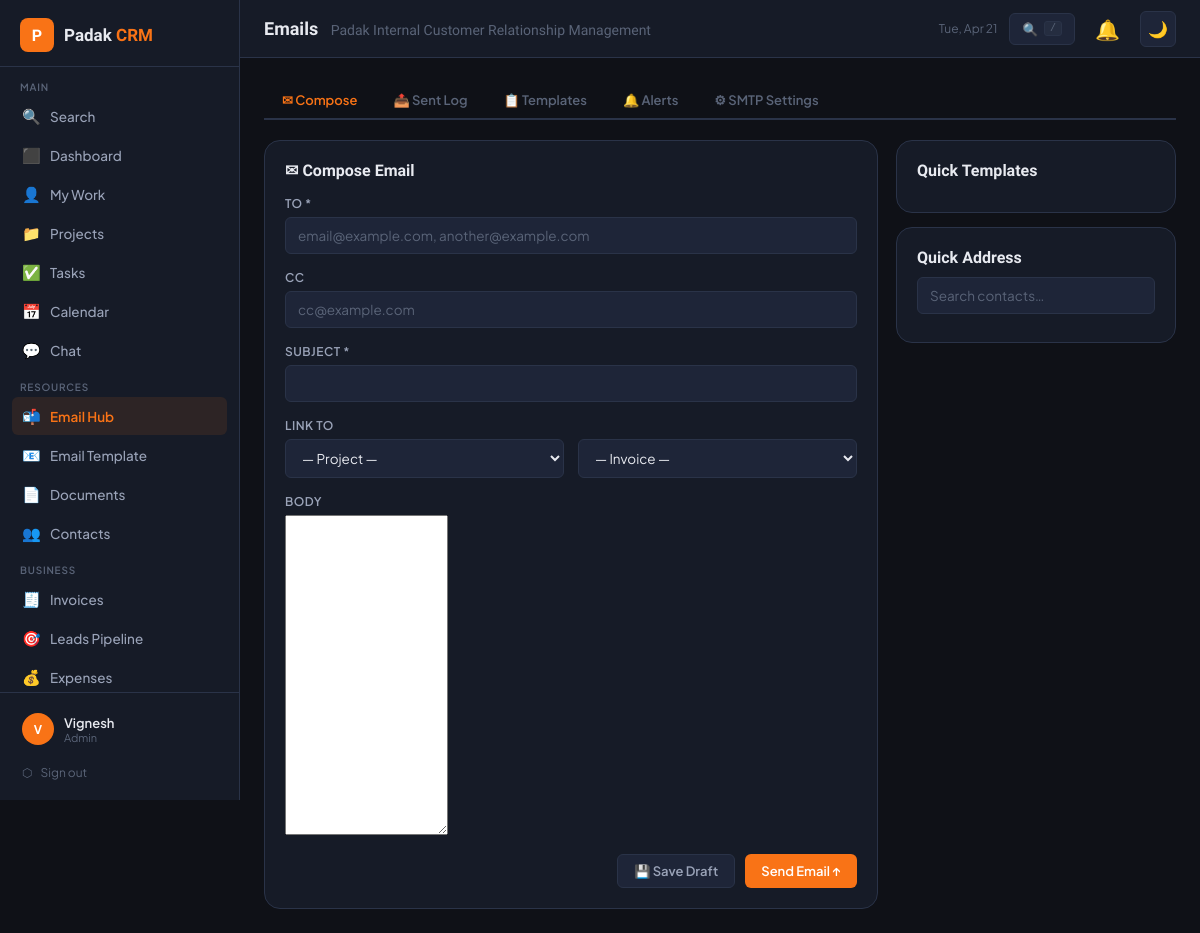
The page /emails.php (signed in) on the database as committed earlier.
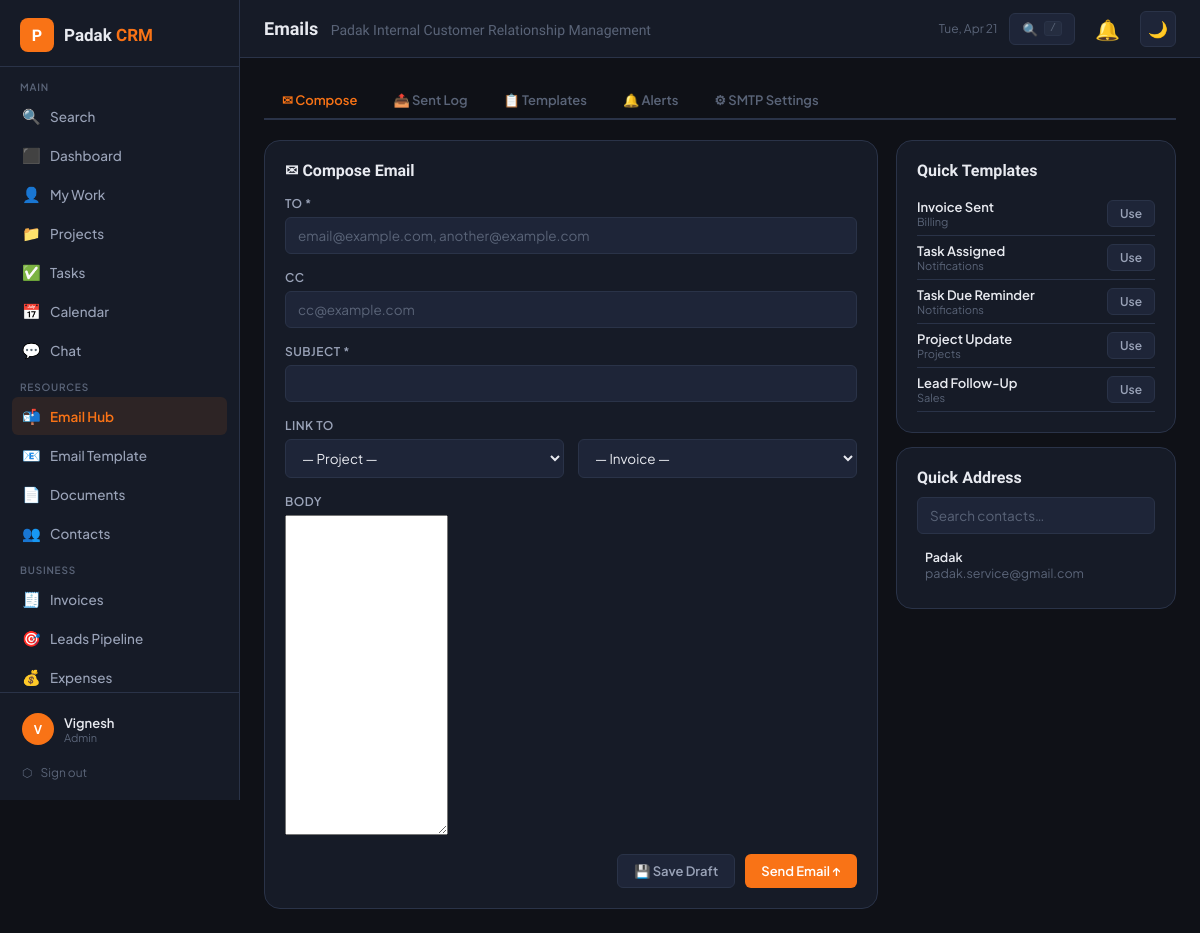
The same page on the database as committed later.
### tables this page shows
CREATE TABLE `email_templates` (
  `id` int(11) NOT NULL,
  `name` varchar(150) NOT NULL,
  `category` varchar(80) DEFAULT 'General',
  `subject` varchar(500) NOT NULL,
  `body_html` mediumtext NOT NULL,
  `variables` text DEFAULT NULL,
  `is_system` tinyint(1) DEFAULT 0,
  `created_by` int(11) DEFAULT NULL,
  `created_at` datetime DEFAULT current_timestamp(),
  `updated_at` datetime DEFAULT current_timestamp() ON UPDATE current_timestamp()
);

CREATE TABLE `contacts` (
  `id` int(11) NOT NULL,
  `name` varchar(150) NOT NULL,
  `company` varchar(150) DEFAULT NULL,
  `email` varchar(150) DEFAULT NULL,
  `phone` varchar(50) DEFAULT NULL,
  `address` text DEFAULT NULL,
  `type` enum('client','lead','partner','vendor') DEFAULT 'lead',
  `status` enum('active','inactive','prospect') DEFAULT 'prospect',
  `notes` text DEFAULT NULL,
  `assigned_to` int(11) DEFAULT NULL,
  `created_by` int(11) NOT NULL,
  `created_at` datetime DEFAULT current_timestamp(),
  `updated_at` datetime DEFAULT current_timestamp() ON UPDATE current_timestamp()
);

### config.php (called while the page is built, shortened)
<?php
function currentUser(): array {
    return [
        'id'   => $_SESSION['crm_user_id'] ?? 0,
        'name' => $_SESSION['crm_name'] ?? '',
        'role' => $_SESSION['crm_role'] ?? '',
        'email'=> $_SESSION['crm_email'] ?? '',
        'avatar'=> $_SESSION['crm_avatar'] ?? null,
    ];
}
function isManager(): bool { return in_array($_SESSION['crm_role'] ?? '', ['admin','manager']); }
function h(string $s): string { return htmlspecialchars($s, ENT_QUOTES, 'UTF-8'); }

### emails.php (the view, shortened to what this page needs)
<?php
require_once 'config.php';
require_once 'includes/layout.php';
$db   = getCRMDB();
$user = currentUser();
$uid  = (int)$user['id'];
$tab    = $_GET['tab']  ?? 'compose';
$templates = $db->query("SELECT * FROM email_templates ORDER BY category,name")->fetch_all(MYSQLI_ASSOC);
$unread_notif = (int)$db->query("SELECT COUNT(*) AS c FROM notifications WHERE user_id=$uid AND is_read=0")->fetch_assoc()['c'];
$contacts = $db->query("SELECT id,name,email,company FROM contacts WHERE email IS NOT NULL AND email!='' ORDER BY name")->fetch_all(MYSQLI_ASSOC);
$compose_to   = trim($_GET['to']   ?? '');
$compose_subj = trim($_GET['subj'] ?? '');
$tmpl_id_load = (int)($_GET['tmpl'] ?? 0);
$tmpl_prefill = $tmpl_id_load ? $db->query("SELECT * FROM email_templates WHERE id=$tmpl_id_load")->fetch_assoc() : null;
renderLayout('Emails', 'emails');
?>
<div class="em-tabs">
  <?php
  $tabs = [
    ['compose',     '✉',  'Compose'],
    ['sent',        '📤', 'Sent Log'],
    ['templates',   '📋', 'Templates'],
    ['notifications','🔔','Alerts', $unread_notif],
    ['settings',    '⚙',  'SMTP Settings'],
  ];
  foreach ($tabs as $t):
    $active = $tab === $t[0] ? 'active' : '';
  ?>
  <a href="emails.php?tab=<?= $t[0] ?>" class="em-tab <?= $active ?>">
    <?= $t[1] ?> <?= $t[2] ?>
  </a>
  <?php endforeach; ?>
</div>
<?php
if ($tab === 'compose'): ?>
<div class="compose-grid">
  <div>
    <div class="card">
      <div class="card-header"><div class="card-title">✉ Compose Email</div></div>
      <form method="POST" id="compose-form">
        <div class="form-group">
          <label class="form-label">To *</label>
          <input type="text" name="to" id="compose-to" class="form-control" required
            placeholder="email@example.com, another@example.com"
            value="<?= h($compose_to) ?>" autocomplete="off">
        </div>
        <div class="form-group">
          <label class="form-label">Cc</label>
          <input type="text" name="cc" class="form-control" placeholder="cc@example.com">
        </div>
        <div class="form-group">
          <label class="form-label">Subject *</label>
          <input type="text" name="subject" id="compose-subject" class="form-control" required
            value="<?= h($compose_subj ?: ($tmpl_prefill['subject'] ?? '')) ?>">
        </div>
        <div class="form-group">
          <label class="form-label">Link to</label>
          <div class="form-row">
            <select name="project_id" class="form-control" id="link-project">
              <option value="">— Project —</option>
            </select>
            <select name="invoice_id" class="form-control">
              <option value="">— Invoice —</option>
            </select>
          </div>
        </div>
        <div class="form-group">
          <label class="form-label">Body</label>
          <textarea id="compose-tinymce" name="body" style="min-height:320px"><?= h($tmpl_prefill['body_html'] ?? '') ?></textarea>
        </div>
        <div style="display:flex;gap:10px;justify-content:flex-end;margin-top:6px">
          <button type="button" class="btn btn-ghost" onclick="saveDraftEmail()">💾 Save Draft</button>
          <button type="submit" class="btn btn-primary">Send Email ↑</button>
        </div>
      </form>
    </div>
  </div>
  <div>
    <div class="card" style="margin-bottom:14px">
      <div class="card-title" style="margin-bottom:12px">Quick Templates</div>
      <?php foreach ($templates as $t): ?>
      <div style="display:flex;align-items:center;justify-content:space-between;padding:7px 0;border-bottom:1px solid var(--border)">
        <div>
          <div style="font-size:13px;font-weight:600;color:var(--text)"><?= h($t['name']) ?></div>
          <div style="font-size:11px;color:var(--text3)"><?= h($t['category']) ?></div>
        </div>
        <button class="btn btn-ghost btn-sm js-load-tmpl" data-tmpl='<?= htmlspecialchars(json_encode($t), ENT_QUOTES) ?>'>Use</button>
      </div>
      <?php endforeach; ?>
    </div>
    <div class="card">
      <div class="card-title" style="margin-bottom:10px">Quick Address</div>
      <input type="text" id="contact-quick-search" class="form-control" placeholder="Search contacts…" oninput="filterContacts(this.value)" style="margin-bottom:8px">
      <div id="contact-quick-list" style="max-height:220px;overflow-y:auto">
        <?php foreach (array_slice($contacts,0,20) as $c): ?>
        <div class="contact-quick-item" data-email="<?= h($c['email']) ?>" data-name="<?= h($c['name']) ?>" data-id="<?= $c['id'] ?>"
             style="padding:7px 8px;cursor:pointer;border-radius:5px;font-size:12.5px;transition:background .1s"
             onmouseenter="this.style.background='var(--bg3)'" onmouseleave="this.style.background=''"
             onclick="setComposeTo('<?= h(addslashes($c['name'])) ?>','<?= h(addslashes($c['email'])) ?>',<?= $c['id'] ?>,'contact')">
          <div style="font-weight:600"><?= h($c['name']) ?></div>
          <div style="color:var(--text3)"><?= h($c['email']) ?></div>
        </div>
        <?php endforeach; ?>
      </div>
    </div>
  </div>
</div>
<?php
endif;  ?>
<?php renderLayoutEnd(); ?>

### includes/layout.php (shortened to what this page needs)
<?php
function renderLayout(string $pageTitle, string $activePage): void {
    $user = currentUser();
    $initials = implode('', array_map(fn($w) => strtoupper($w[0]), explode(' ', $user['name'])));
    $initials = substr($initials, 0, 2);
?>
<!DOCTYPE html>
<html lang="en" data-theme="dark">
<head>
</head>
<body>
<nav id="sidebar">
  <div class="sidebar-logo">
    <div class="logo-mark">P</div>
    <div class="logo-text">Padak <span>CRM</span></div>
  </div>
  <div class="nav-section">
    <div class="nav-label">Main</div>
    <a href="search.php" class="nav-item <?= $activePage==='search'?'active':'' ?>">
      <span class="icon">🔍</span> Search
    </a>
    <a href="dashboard.php" class="nav-item <?= $activePage==='dashboard'?'active':'' ?>">
      <span class="icon">⬛</span> Dashboard
    </a>
    <a href="mywork.php" class="nav-item <?= $activePage==='mywork'?'active':'' ?>">
      <span class="icon">👤</span> My Work
    </a>
    <a href="projects.php" class="nav-item <?= $activePage==='projects'?'active':'' ?>">
      <span class="icon">📁</span> Projects
    </a>
    <a href="tasks.php" class="nav-item <?= $activePage==='tasks'?'active':'' ?>">
      <span class="icon">✅</span> Tasks
    </a>
    <a href="calendar.php" class="nav-item <?= $activePage==='calendar'?'active':'' ?>">
      <span class="icon">📅</span> Calendar
    </a>
    <a href="chat.php" class="nav-item <?= $activePage==='chat'?'active':'' ?>">
      <span class="icon">💬</span> Chat
    </a>
    <div class="nav-label" style="margin-top:12px">Resources</div>
    <a href="emails.php" class="nav-item <?= $activePage==='emails'?'active':'' ?>">
      <span class="icon">📬</span> Email Hub
    </a>
    <a href="email_template.php" class="nav-item <?= $activePage==='email_template'?'active':'' ?>">
      <span class="icon">📧</span> Email Template
    </a>
    <a href="documents.php" class="nav-item <?= $activePage==='documents'?'active':'' ?>">
      <span class="icon">📄</span> Documents
    </a>
    <a href="contacts.php" class="nav-item <?= $activePage==='contacts'?'active':'' ?>">
      <span class="icon">👥</span> Contacts
    </a>
    <?php if (isManager()): ?>
    <div class="nav-label" style="margin-top:12px">Business</div>
    <a href="invoices.php" class="nav-item <?= $activePage==='invoices'?'active':'' ?>">
      <span class="icon">🧾</span> Invoices
    </a>
    <a href="leads.php" class="nav-item <?= $activePage==='leads'?'active':'' ?>">
      <span class="icon">🎯</span> Leads Pipeline
    </a>
    <a href="expenses.php" class="nav-item <?= $activePage==='expenses'?'active':'' ?>">
      <span class="icon">💰</span> Expenses
    </a>
    <?php endif; ?>
  </div>
  <div class="sidebar-footer">
    <a href="profile.php" class="user-card">
      <div class="avatar">
        <?php if ($user['avatar']): ?>
          <img src="uploads/avatars/<?= h($user['avatar']) ?>" alt="">
        <?php else: echo h($initials); endif; ?>
      </div>
      <div class="user-info">
        <div class="user-name"><?= h($user['name']) ?></div>
        <div class="user-role"><?= h($user['role']) ?></div>
      </div>
    </a>
    <a href="logout.php" style="display:flex;align-items:center;gap:8px;padding:8px 10px;color:var(--text3);font-size:12px;margin-top:4px;border-radius:var(--radius-sm);transition:background .15s" onmouseover="this.style.background='var(--bg3)'" onmouseout="this.style.background=''">
      <span>⬡</span> Sign out
    </a>
  </div>
</nav>
<div id="main">
  <header id="header">
    <div class="header-title"><?= h($pageTitle) ?> <span><?= SITE_NAME ?></span></div>
    <span style="font-size:12px;color:var(--text3)"><?= date('D, M j') ?></span>
    <a href="search.php" id="header-search-btn" title="Search (press /)" style="display:flex;align-items:center;gap:6px;padding:7px 12px;background:var(--bg3);border:1px solid var(--border);border-radius:var(--radius-sm);color:var(--text3);font-size:12.5px;text-decoration:none;transition:border-color .15s,color .15s;flex-shrink:0" onmouseover="this.style.borderColor='var(--orange)';this.style.color='var(--orange)'" onmouseout="this.style.borderColor='var(--border)';this.style.color='var(--text3)'">
      🔍 <span style="display:none" id="hs-text">Search</span>
      <kbd style="font-size:10px;background:var(--bg4);border:1px solid var(--border);border-radius:3px;padding:1px 5px">/</kbd>
    </a>
    <button id="notif-btn" onclick="toggleNotifPanel()" title="Notifications" aria-label="Notifications">
      🔔
    </button>
    <button id="theme-toggle" onclick="toggleTheme()" title="Toggle dark/light mode" aria-label="Toggle theme">
      <span class="icon-dark">🌙</span>
    </button>
  </header>
  <main id="content">
<?php
}
function renderLayoutEnd(): void {
?>
  </main>
</div>
</body>
</html>
<?php
}

### emails.php (style rules this page uses)
.em-tabs { display:flex;gap:0;border-bottom:2px solid var(--border);margin-bottom:20px;overflow-x:auto }
.em-tab { padding:10px 18px;font-size:13px;font-weight:600;color:var(--text3);cursor:pointer;border-bottom:2px solid transparent;margin-bottom:-2px;transition:color .15s,border-color .15s;text-decoration:none;white-space:nowrap;display:flex;align-items:center;gap:5px }
.em-tab:hover,.em-tab.active { color:var(--orange);border-bottom-color:var(--orange) }
.compose-grid { display:grid;grid-template-columns:1fr 280px;gap:18px;align-items:start }

Rows that differ between the two databases and show on the page:
added email_templates: name "Invoice Sent", category "Billing"
added email_templates: name "Task Assigned", category "Notifications"
added email_templates: name "Task Due Reminder", category "Notifications"
added email_templates: name "Project Update", category "Projects"
added email_templates: name "Lead Follow-Up", category "Sales"
added contacts: name "Padak", email "padak.service@gmail.com"
